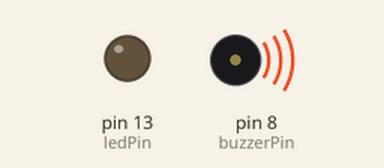
The sketch below on a simulated Arduino Uno, built with avr-gcc and run on an emulated ATmega328P. Parts: output pins drawn as LEDs (lit = HIGH), buzzer (waves = sounding).

Above: at 0.1 s.
At 3.1 s:
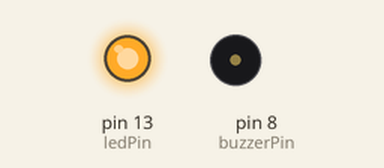
At 5.6 s:
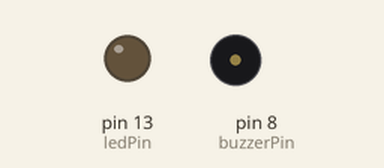
Timing chart, 0 to 7.1 s (numbered marks = the images above):
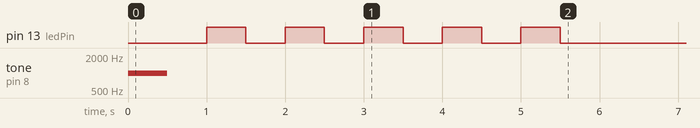

The sketch:

blue_LTE.ino
```cpp
// Pin configurations
const int buzzerPin = 8; // Connect the piezo buzzer to pin 8
const int ledPin = 13;   // Connect the LED to pin 13

void setup() {
  // Set up the buzzer and LED pins
  pinMode(buzzerPin, OUTPUT);
  pinMode(ledPin, OUTPUT);

  // Play activation sound
  playActivationSound();

  // Blink the LED for 5 seconds
  blinkLED();
}

void loop() {
  // Nothing to do here
}

void playActivationSound() {
  // Play a simple tone for the activation sound
  tone(buzzerPin, 1000, 500); // 1000 Hz for 500 milliseconds
  delay(1000); // Pause for 1 second after the sound
  noTone(buzzerPin); // Stop the tone
}

void blinkLED() {
  // Blink the LED for 5 seconds
  for (int i = 0; i < 5; i++) {
    digitalWrite(ledPin, HIGH); // Turn the LED on
    delay(500); // Wait for 500 milliseconds
    digitalWrite(ledPin, LOW); // Turn the LED off
    delay(500); // Wait for 500 milliseconds
  }
}
```
